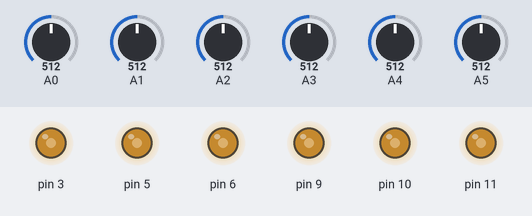
This sketch was run on a simulated Arduino Uno, built with avr-gcc and run on an emulated ATmega328P. On the bench: output pins drawn as LEDs (lit = HIGH). The inputs (shaded band) are chosen by the test bench; at power-on: A0 = 512, A1 = 512, A2 = 512, A3 = 512, A4 = 512, A5 = 512. What the sketch prints to the serial monitor is not drawn.

Above: at 1.2 s.
1.3 s: A0 set to 716
At 1.9 s:
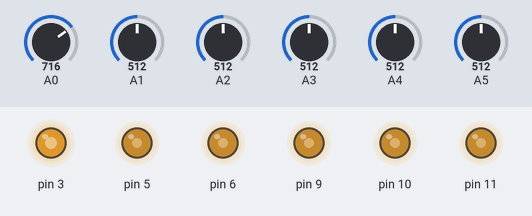
2.8 s: A1 set to 716
At 4.0 s:
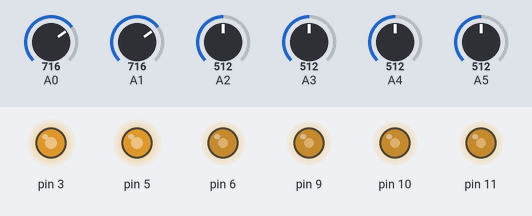
4.3 s: A2 set to 716
At 5.1 s:
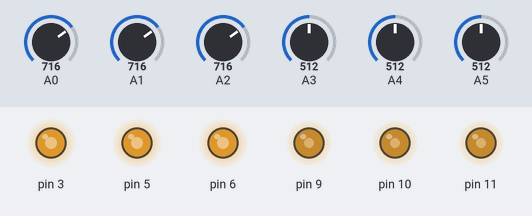
5.8 s: A3 set to 716
At 6.5 s:
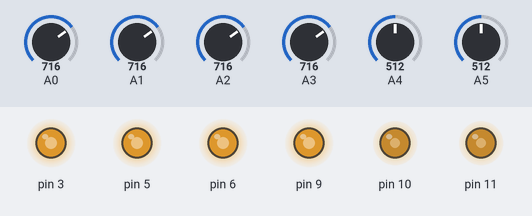
7.3 s: A4 set to 716
At 8.5 s:
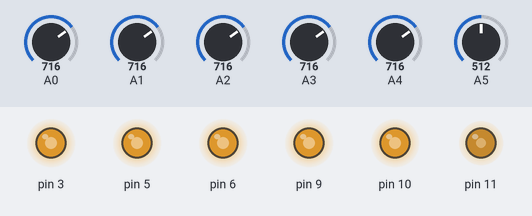
8.8 s: A5 set to 716
At 9.7 s:
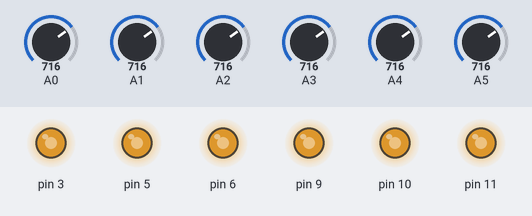
Timing chart, 0 to 11.3 s (numbered marks = the images above; inputs shaded):
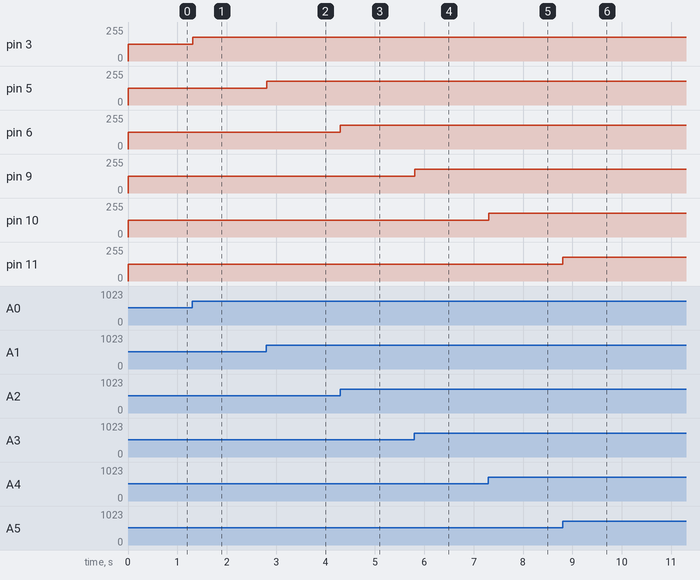

The sketch:

Analog_Pot_test.ino
```cpp
void setup() {
  Serial.begin(9600);
  Serial.println("Starting....");

  pinMode(3, OUTPUT);
  pinMode(5, OUTPUT);
  pinMode(6, OUTPUT);
  pinMode(9, OUTPUT);
  pinMode(10, OUTPUT);
  pinMode(11, OUTPUT);

  digitalWrite(3, HIGH);
  digitalWrite(5, HIGH);
  digitalWrite(6, HIGH);
  digitalWrite(9, HIGH);
  digitalWrite(10, HIGH);
  digitalWrite(11, HIGH);

}

void loop () {
  int a0 = analogRead(A0);
  int a1 = analogRead(A1);
  int a2 = analogRead(A2);
  int a3 = analogRead(A3);
  int a4 = analogRead(A4);
  int a5 = analogRead(A5);

  a0 = map(a0, 0, 1023, 0, 255);
  a1 = map(a1, 0, 1023, 0, 255);
  a2 = map(a2, 0, 1023, 0, 255);
  a3 = map(a3, 0, 1023, 0, 255);
  a4 = map(a4, 0, 1023, 0, 255);
  a5 = map(a5, 0, 1023, 0, 255);

  analogWrite(3, a0);
  analogWrite(5, a1);
  analogWrite(6, a2);
  analogWrite(9, a3);
  analogWrite(10, a4);
  analogWrite(11, a5);

  delay(10);
}
```

Measured:
- after the input at 1.3 s, pin 3: 127/255 → 178/255 at once
- after the input at 2.8 s, pin 5: 127/255 → 178/255 at once
- after the input at 4.3 s, pin 6: 127/255 → 178/255 at once
- after the input at 5.8 s, pin 9: 127/255 → 178/255 at once
- after the input at 7.3 s, pin 10: 127/255 → 178/255 at once
- after the input at 8.8 s, pin 11: 127/255 → 178/255 at once
